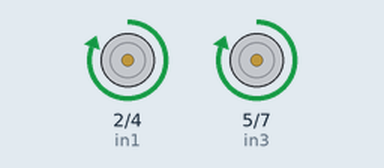
Recording of a sketch running on a simulated Arduino Uno, built with avr-gcc and run on an emulated ATmega328P. On the bench: motor-driver pin pairs drawn as motors (green arrow = first pin HIGH = forward, orange = second pin HIGH = backward, longer = more drive, scaled by the enable pin).

Above: at 0.7 s.
At 5.2 s:
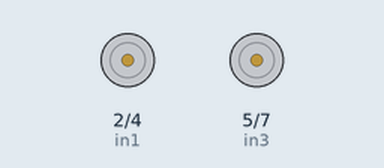
At 7.5 s:
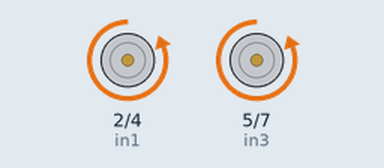
Timing chart, 0 to 11.7 s (numbered marks = the images above):
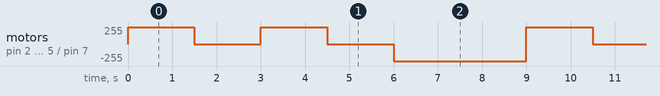

The sketch:

motor1.ino
```cpp
int in1=2;
int in2=4;
int enA=3;

int in3=5;
int in4=7;
int enB=6;

void setup() {
  // put your setup code here, to run once:
  pinMode(enA, OUTPUT);
  pinMode(in1, OUTPUT);
  pinMode(in2, OUTPUT);
  pinMode(enB, OUTPUT);
  pinMode(in3, OUTPUT);
  pinMode(in4, OUTPUT);

}

void loop() {
  // put your main code here, to run repeatedly:

  digitalWrite(in1, HIGH);
  digitalWrite(in2, LOW);
  digitalWrite(in3, HIGH);
  digitalWrite(in4, LOW);
  digitalWrite(enA, 100);
  digitalWrite(enB, 100);
  delay(1500);


  digitalWrite(in1, LOW);
  digitalWrite(in2, LOW);
  digitalWrite(in3, LOW);
  digitalWrite(in4, LOW);
  digitalWrite(enA, 100);
  digitalWrite(enB, 100);
  delay(1500);
  digitalWrite(in1, HIGH);
  digitalWrite(in2, LOW);
  digitalWrite(in3, HIGH);
  digitalWrite(in4, LOW);
  digitalWrite(enA, 100);
  digitalWrite(enB, 100);
  delay(1500);


  digitalWrite(in1, LOW);
  digitalWrite(in2, LOW);
  digitalWrite(in3, LOW);
  digitalWrite(in4, LOW);
  digitalWrite(enA, 100);
  digitalWrite(enB, 100);
  delay(1500);


  digitalWrite(in1, LOW);
  digitalWrite(in2, HIGH);
  digitalWrite(in3, LOW);
  digitalWrite(in4, HIGH);
  digitalWrite(enA, 100);
  digitalWrite(enB, 100);
  delay(1500);;


  digitalWrite(in1, LOW);
  digitalWrite(in2, HIGH);
  digitalWrite(in3, LOW);
  digitalWrite(in4, HIGH);
  digitalWrite(enA, 100);
  digitalWrite(enB, 100);
  delay(1500);
}
```

Measured:
- by itself, motor on pin 2 (in1) / pin 4 (in2), motor on pin 5 (in3) / pin 7 (in4): repeats every 9.0 s: stopped 1.5 s, forward 255/255 1.5 s, stopped 1.5 s, backward 255/255 3.0 s, forward 255/255 1.5 s
